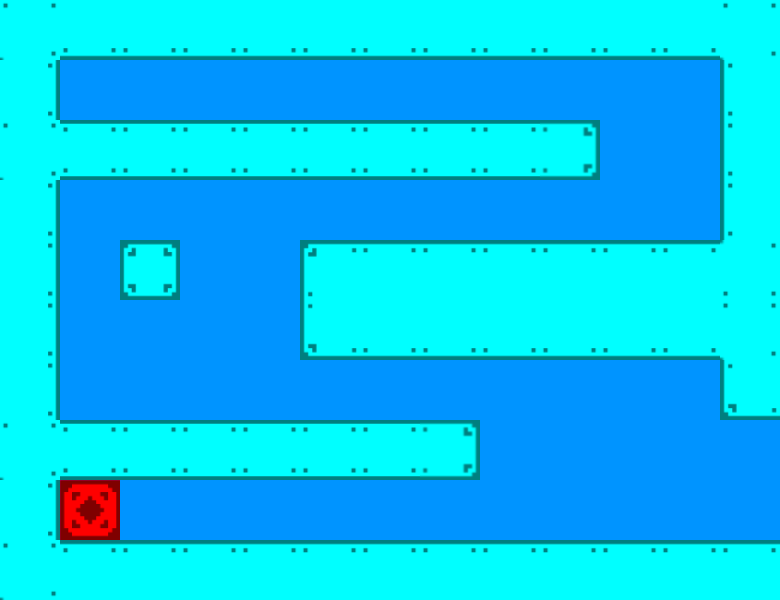

Tiled map render using the project's own tile images. Description and the map definition, with tile-layer contents summarised, below:
An orthogonal 13x10 tile map with 60x60 px tiles, 4 tile layers (block, end, map, death), 2 tilesets.

<map version="1.0" orientation="orthogonal" width="13" height="10" tilewidth="60" tileheight="60">
 <tileset firstgid="1" name="mapSet" tilewidth="60" tileheight="60">
  <image source="./mapSet.png" width="360" height="300" />
 </tileset>
 <tileset firstgid="31" name="collision" tilewidth="60" tileheight="60">
  <image source="./collision.png" width="60" height="60" />
 </tileset>
 <layer name="block" width="13" height="10">
  <data>[130 cells, 71 non-empty, 1 distinct tile ids]</data>
 </layer>
 <layer name="end" width="13" height="10">
  <data>[130 cells, 1 non-empty, 1 distinct tile ids]</data>
 </layer>
 <layer name="map" width="13" height="10">
  <data>[130 cells, 130 non-empty, 13 distinct tile ids]</data>
 </layer>
 <layer name="death" width="13" height="10">
  <data>[130 cells, 0 non-empty, 0 distinct tile ids]</data>
 </layer>
</map>
